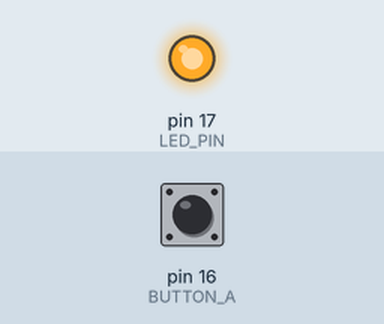
Simulated run of this sketch. Board: Arduino Uno, built with avr-gcc and run on an emulated ATmega328P. On the bench: output pins drawn as LEDs (lit = HIGH). The inputs (shaded band) are chosen by the test bench; at power-on: pin 16 (BUTTON_A) HIGH. What the sketch prints to the serial monitor is not drawn.

Above: at 1.2 s.
1.3 s: pin 16 (BUTTON_A) pulled LOW for 0.15 s
At 1.37 s:
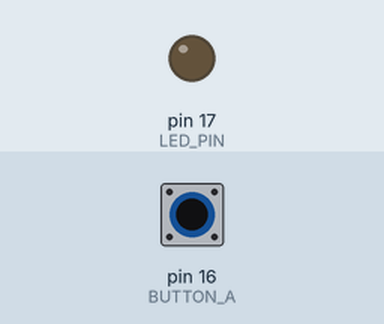
2.9 s: pin 16 (BUTTON_A) pulled LOW for 3.2 s
At 7.0 s:
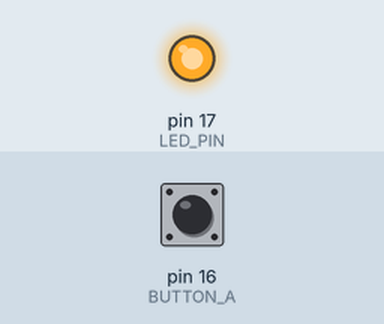
9.1 s: pin 16 (BUTTON_A) driven LOW
At 10.5 s:
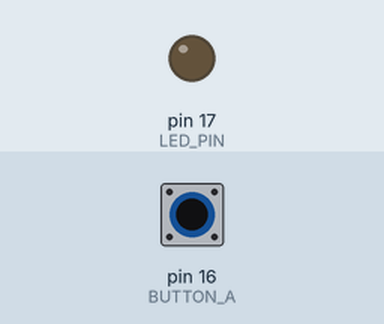
12.1 s: pin 16 (BUTTON_A) driven HIGH
At 12.8 s:
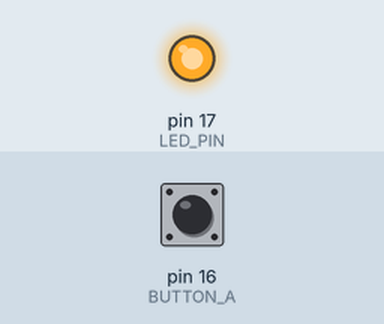
Timing chart, 0 to 15.1 s (numbered marks = the images above; inputs shaded):
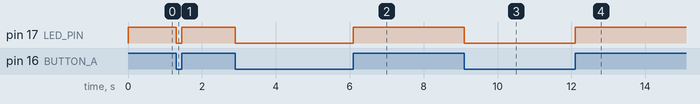

The sketch:

lap3-1.ino
```cpp
#define LED_PIN  17
#define BUTTON_A 16

void setup() {
     Serial.begin(115200);

    pinMode(LED_PIN, OUTPUT);
    pinMode(BUTTON_A, INPUT_PULLUP);
}

void loop() {
    if (digitalRead(BUTTON_A) == LOW) {
        digitalWrite(LED_PIN, LOW);
        Serial.println("ติด");
    } else {
        digitalWrite(LED_PIN, HIGH);
        Serial.println("ดับ");
    }
}
```

Measured:
- after the input at 1.3 s, pin 17 (LED_PIN): HIGH → LOW at once, → HIGH 0.15 s later
- after the input at 2.9 s, pin 17 (LED_PIN): HIGH → LOW at once, → HIGH 3.2 s later
- after the input at 9.1 s, pin 17 (LED_PIN): HIGH → LOW at once
- after the input at 12.1 s, pin 17 (LED_PIN): LOW → HIGH at once
